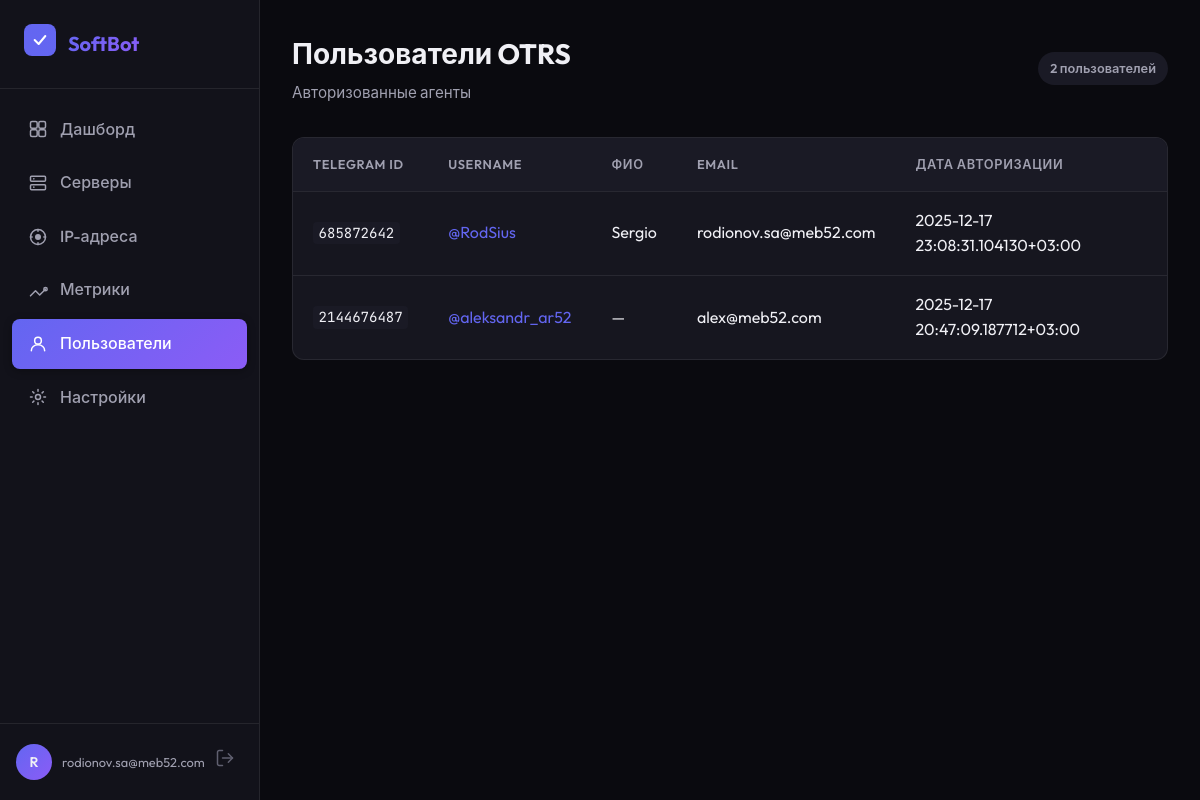
/users (signed in), run on the app's committed database.
### tables this page shows
CREATE TABLE otrs_users (
                    id INTEGER PRIMARY KEY AUTOINCREMENT,
                    telegram_id INTEGER NOT NULL UNIQUE,
                    telegram_username TEXT,
                    otrs_email TEXT NOT NULL,
                    otrs_username TEXT,
                    verified_at TIMESTAMP NOT NULL,
                    created_at TIMESTAMP DEFAULT CURRENT_TIMESTAMP
                , full_name TEXT);

### modules/web_admin.py (the view)
@app.route('/users')
@login_required
def users():
    db = get_db()
    try:
        otrs_users = db.execute_query(
            "SELECT * FROM otrs_users ORDER BY verified_at DESC"
        )
    except:
        otrs_users = []
    return render_template('users.html',
                          user_email=session['user_email'],
                          users=otrs_users or [])

### modules/handlers/monitor_db.py (called while the page is built)
def get_db() -> MonitorDatabase:
    global _db
    if _db is None:
        _db = MonitorDatabase()
    return _db

    def _get_connection(self) -> sqlite3.Connection:
        conn = sqlite3.connect(str(self.db_path))
        conn.row_factory = sqlite3.Row
        return conn

    def execute_query(self, query: str, params: tuple = ()) -> List[Dict]:
        with self._get_connection() as conn:
            cursor = conn.cursor()
            cursor.execute(query, params)
            return [dict(row) for row in cursor.fetchall()]

### modules/web_admin.py (called while the page is built)
def login_required(f):
    @wraps(f)
    def decorated_function(*args, **kwargs):
        if 'user_email' not in session:
            return redirect(url_for('login'))
        session.permanent = True
        return f(*args, **kwargs)
    return decorated_function

### templates/users.html (shortened to what this page needs)
{% extends 'base.html' %}
{% block body_class %}dashboard-page{% endblock %}
{% block content %}
<div class="app-layout">
    <aside class="sidebar">
        <div class="sidebar-header">
            <div class="logo-small">
            </div>
            <span class="logo-text">SoftBot</span>
        </div>
        <nav class="sidebar-nav">
            <a href="{{ url_for('dashboard') }}" class="nav-item">
                Дашборд
            </a>
            <a href="{{ url_for('servers') }}" class="nav-item">
                Серверы
            </a>
            <a href="{{ url_for('ip_addresses') }}" class="nav-item">
                <svg width="20" height="20" viewBox="0 0 20 20" fill="none">
                    <circle cx="10" cy="10" r="7.5" stroke="currentColor" stroke-width="1.5"/>
                    <circle cx="10" cy="10" r="3" fill="currentColor"/>
                    <path d="M10 2.5V4.17M10 15.83V17.5M17.5 10H15.83M4.17 10H2.5" stroke="currentColor" stroke-width="1.5" stroke-linecap="round"/>
                </svg>
                IP-адреса
            </a>
            <a href="{{ url_for('metrics') }}" class="nav-item">
                <svg width="20" height="20" viewBox="0 0 20 20" fill="none">
                    <path d="M2.5 15.83L7.5 10.83L11.67 15L17.5 9.17" stroke="currentColor" stroke-width="1.5" stroke-linecap="round" stroke-linejoin="round"/>
                    <circle cx="17.5" cy="9.17" r="1.67" stroke="currentColor" stroke-width="1.5"/>
                </svg>
                Метрики
            </a>
            <a href="{{ url_for('users') }}" class="nav-item active">
                <svg width="20" height="20" viewBox="0 0 20 20" fill="none">
                    <circle cx="10" cy="6.67" r="3.33" stroke="currentColor" stroke-width="1.5"/>
                    <path d="M3.33 16.67C3.33 13.33 6.11 10.83 10 10.83C13.89 10.83 16.67 13.33 16.67 16.67" stroke="currentColor" stroke-width="1.5" stroke-linecap="round"/>
                </svg>
                Пользователи
            </a>
            <a href="{{ url_for('settings') }}" class="nav-item">
                Настройки
            </a>
        </nav>
        <div class="sidebar-footer">
            <div class="user-info">
                <div class="user-avatar">{{ user_email[0].upper() }}</div>
                <div class="user-details">
                    <span class="user-email">{{ user_email }}</span>
                </div>
            </div>
            <a href="{{ url_for('logout') }}" class="logout-btn" title="Выйти">
            </a>
        </div>
    </aside>
    <main class="main-content">
        <header class="page-header">
            <div class="header-title">
                <h1>Пользователи OTRS</h1>
                <p>Авторизованные агенты</p>
            </div>
            <div class="header-actions">
                <span class="badge">{{ users|length }} пользователей</span>
            </div>
        </header>
        <div class="table-container">
            <table class="data-table">
                <thead>
                    <tr>
                        <th>Telegram ID</th>
                        <th>Username</th>
                        <th>ФИО</th>
                        <th>Email</th>
                        <th>Дата авторизации</th>
                    </tr>
                </thead>
                <tbody>
                    {% if users %}
                        {% for user in users %}
                        <tr>
                            <td><code>{{ user.telegram_id }}</code></td>
                            <td>
                                {% if user.telegram_username %}
                                    <a href="https://t.me/{{ user.telegram_username }}" target="_blank">
                                        @{{ user.telegram_username }}
                                    </a>
                                {% else %}
                                    <span class="text-muted">—</span>
                                {% endif %}
                            </td>
                            <td>{{ user.full_name or '—' }}</td>
                            <td>{{ user.otrs_email }}</td>
                            <td>{{ user.verified_at or '—' }}</td>
                        </tr>
                        {% endfor %}
                    {% endif %}
                </tbody>
            </table>
        </div>
    </main>
</div>
{% endblock %}

### static/css/style.css (style rules this page uses)
:root { --bg-primary: #0a0a0f; --bg-secondary: #12121a; --bg-tertiary: #1a1a25; --bg-card: #16161f; --bg-hover: #1e1e2a; --text-primary: #f0f0f5; --text-secondary: #a0a0b0; --text-muted: #606070; --accent-primary: #6366f1; --accent-secondary: #8b5cf6; --accent-gradient: linear-gradient(135deg, #6366f1 0%, #8b5cf6 100%); --success: #10b981; --success-bg: rgba(16, 185, 129, 0.1); --warning: #f59e0b; --warning-bg: rgba(245, 158, 11, 0.1); --danger: #ef4444; --danger-bg: rgba(239, 68, 68, 0.1); --info: #3b82f6; --info-bg: rgba(59, 130, 246, 0.1); --border-color: rgba(255, 255, 255, 0.08); --border-hover: rgba(255, 255, 255, 0.15); --sidebar-width: 260px; --header-height: 80px; --border-radius: 12px; --border-radius-sm: 8px; --shadow-sm: 0 2px 8px rgba(0, 0, 0, 0.3); --shadow-md: 0 4px 20px rgba(0, 0, 0, 0.4); --shadow-lg: 0 8px 40px rgba(0, 0, 0, 0.5); --shadow-glow: 0 0 30px rgba(99, 102, 241, 0.3); --font-primary: 'Outfit', -apple-system, BlinkMacSystemFont, sans-serif; --font-mono: 'JetBrains Mono', monospace; }
*, *::before, *::after { box-sizing: border-box; margin: 0; padding: 0; }
html { font-size: 16px; -webkit-font-smoothing: antialiased; -moz-osx-font-smoothing: grayscale; }
body { font-family: var(--font-primary); background-color: var(--bg-primary); color: var(--text-primary); line-height: 1.6; min-height: 100vh; }
a { color: var(--accent-primary); text-decoration: none; transition: color 0.2s ease; }
code { font-family: var(--font-mono); font-size: 0.875rem; background: var(--bg-tertiary); padding: 0.15em 0.4em; border-radius: 4px; }
.app-layout { display: flex; min-height: 100vh; }
.sidebar { width: var(--sidebar-width); background: var(--bg-secondary); border-right: 1px solid var(--border-color); display: flex; flex-direction: column; position: fixed; height: 100vh; z-index: 100; }
.sidebar-header { display: flex; align-items: center; gap: 12px; padding: 24px; border-bottom: 1px solid var(--border-color); }
.logo-text { font-size: 1.25rem; font-weight: 700; background: var(--accent-gradient); -webkit-background-clip: text; -webkit-text-fill-color: transparent; background-clip: text; }
.sidebar-nav { flex: 1; padding: 16px 12px; display: flex; flex-direction: column; gap: 4px; }
.nav-item { display: flex; align-items: center; gap: 12px; padding: 12px 16px; border-radius: var(--border-radius-sm); color: var(--text-secondary); font-weight: 500; transition: all 0.2s ease; }
.nav-item.active { background: var(--accent-gradient); color: white; box-shadow: var(--shadow-sm); }
.nav-item svg { flex-shrink: 0; }
.sidebar-footer { padding: 16px; border-top: 1px solid var(--border-color); display: flex; align-items: center; gap: 12px; }
.user-info { display: flex; align-items: center; gap: 10px; flex: 1; min-width: 0; }
.user-avatar { width: 36px; height: 36px; border-radius: 50%; background: var(--accent-gradient); display: flex; align-items: center; justify-content: center; font-weight: 600; font-size: 0.875rem; flex-shrink: 0; }
.user-email { font-size: 0.8rem; color: var(--text-secondary); white-space: nowrap; overflow: hidden; text-overflow: ellipsis; }
.logout-btn { padding: 8px; border-radius: var(--border-radius-sm); color: var(--text-muted); transition: all 0.2s ease; }
.main-content { flex: 1; margin-left: var(--sidebar-width); padding: 32px; min-height: 100vh; }
.page-header { display: flex; justify-content: space-between; align-items: center; margin-bottom: 32px; }
.header-title h1 { font-size: 1.75rem; font-weight: 700; margin-bottom: 4px; }
.header-title p { color: var(--text-secondary); font-size: 0.95rem; }
.table-container { background: var(--bg-card); border: 1px solid var(--border-color); border-radius: var(--border-radius); overflow: hidden; }
.data-table { width: 100%; border-collapse: collapse; }
.data-table th, .data-table td { padding: 16px 20px; text-align: left; border-bottom: 1px solid var(--border-color); }
.data-table th { background: var(--bg-tertiary); font-size: 0.8rem; font-weight: 600; text-transform: uppercase; letter-spacing: 0.05em; color: var(--text-secondary); }
.data-table tr:last-child td { border-bottom: none; }
.badge { display: inline-flex; padding: 6px 12px; border-radius: 20px; font-size: 0.8rem; font-weight: 600; background: var(--bg-tertiary); color: var(--text-secondary); }
.header-actions { display: flex; align-items: center; gap: 12px; }

### data on the page
otrs_users: otrs_email "rodionov.sa@meb52.com", telegram_id "685872642", telegram_username "RodSius", full_name "Sergio", verified_at "2025-12-17 23:08:31.104130+03:00"
otrs_users: telegram_id "2144676487", telegram_username "aleksandr_ar52", full_name "—", otrs_email "alex@meb52.com", verified_at "2025-12-17 20:47:09.187712+03:00"

### other printed values
{{ user_email[0].upper() }} "R"
{{ users|length }} "2"
